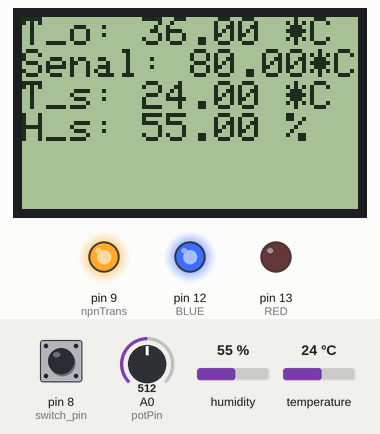
This sketch was run on a simulated Arduino Uno, built with avr-gcc and run on an emulated ATmega328P. Parts: 84×48 one-colour display, output pins drawn as LEDs (lit = HIGH). Inputs (shaded band) come from the test bench; at power-on: temperature 24 °C, A0 (potPin) = 512, pin 8 (switch_pin) LOW, humidity 55 %. What the sketch prints to the serial monitor is not drawn.

Above: at 2.9 s.
3.0 s: temperature set to 33 °C
At 5.4 s:
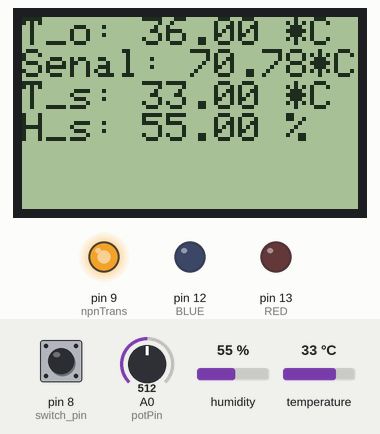
9.1 s: A0 (potPin) set to 490
At 13.9 s:
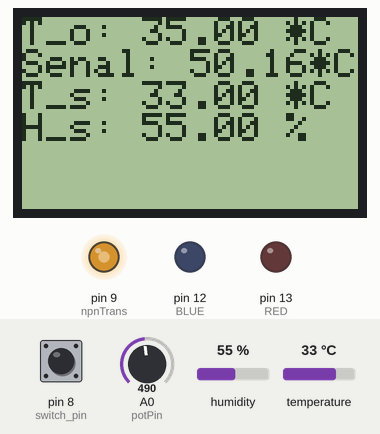
15.2 s: temperature set to 30.5 °C
At 16.9 s:
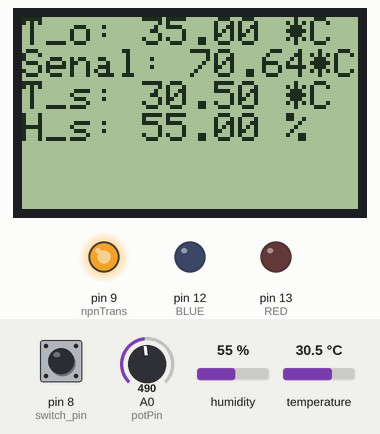
20.1 s: temperature set to 29.6 °C
At 21.2 s:
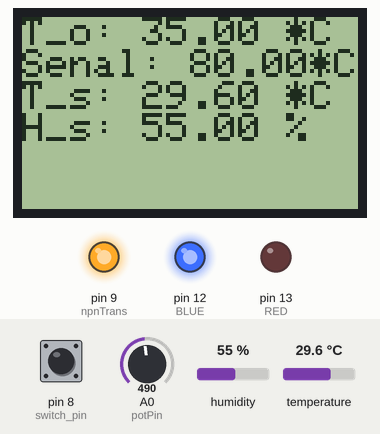
22.9 s: A0 (potPin) set to 306
At 28.2 s:
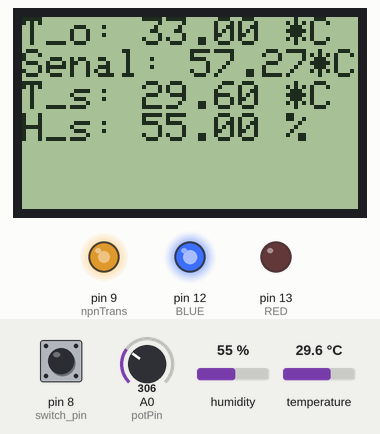
29.0 s: pin 8 (switch_pin) pulled HIGH for 2.4 s
At 31.3 s:
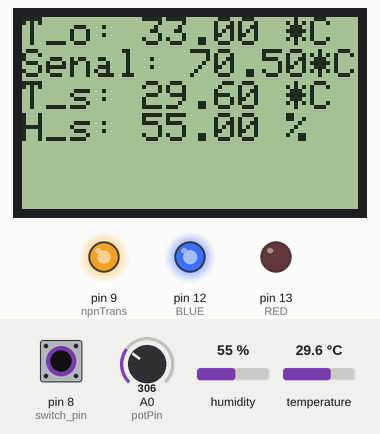
Timing chart, 0 to 36.7 s (numbered marks = the images above; inputs shaded):
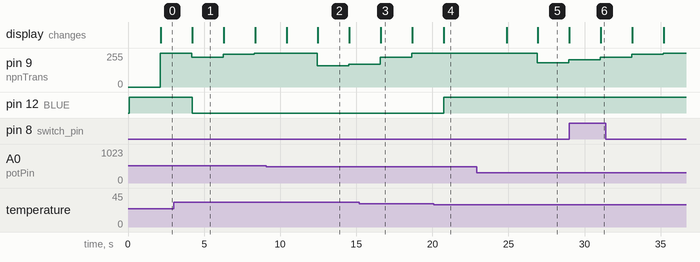

The sketch:

lab3.ino
```cpp
#include <PCD8544.h>
#include "ArduPID.h"
#include "DHT.h"
#define DHTPIN 8
#define DHTTYPE DHT22

PCD8544 lcd;
DHT dht(2, DHTTYPE);
int RED=13;
int BLUE=12;
float pot=0;
float pot1=0;
int potPin = A0;
int npnTrans = 9;
int switch_pin = 8;

ArduPID myController;
double input;
double output;

// Arbitrary setpoint and gains - adjust these as fit for your project:
double setpoint = 35;
double p = 10;
double i = 1;
double d = 0.5;

void setup() {
  lcd.begin(84, 48);
  dht.begin();
  Serial.begin(9600);
  pinMode(RED, OUTPUT);
  pinMode(BLUE, OUTPUT);
  pinMode(npnTrans, OUTPUT);
  pinMode(switch_pin, INPUT);

  myController.begin(&input, &output, &setpoint, p, i, d);
  myController.setOutputLimits(0, 255);
  myController.setBias(255.0 / 2.0);
  myController.setWindUpLimits(-5, 5); // Groth bounds for the integral term to prevent integral wind-up

  myController.start();
}
void loop() {
    lcd.clear();
    float hum = dht.readHumidity();
    float temp = dht.readTemperature();         //Reading the temperature in degrees
    float senal = 1;
    pot = analogRead(potPin)*12/1000 +30;
    pot1= (pot-30)/12*255;
    if (isnan(hum) || isnan(temp) || isnan(pot)) {      //Checking if the arduino have recieved the values or not
     lcd.println("Failed to read from DHT sensor!");
      Serial.println("Failed");

     return;
    }
  input=temp;
  if (setpoint != pot){
    setpoint=pot;
    myController.begin(&input, &output, &setpoint, p, i, d);
    myController.setOutputLimits(0, 255);
    myController.setBias(255.0 / 2.0);
    myController.setWindUpLimits(-5, 5); // Groth bounds for the integral term to prevent integral wind-up

    myController.start();
  }

  myController.compute();

  senal=output/255*80;
  analogWrite(npnTrans, output);
  lcd.setCursor(0, 0);
  lcd.print("T_o: ");
  lcd.print(pot);
  lcd.print(" *C");
  lcd.setCursor(0,1);
  lcd.print("Senal: ");
  lcd.print(senal);
  lcd.print("*C");
  lcd.setCursor(0, 2);
  lcd.print("T_s: ");
  lcd.print(temp);
  lcd.print(" *C ");
  lcd.setCursor(0,3);
  lcd.print("H_s: ");
  lcd.print(hum);
  lcd.print(" %\t");

  if(digitalRead(switch_pin) == HIGH){
    Serial.println(temp);
    Serial.println(hum);
  }
  if (temp<30){
    digitalWrite(RED, LOW);
    digitalWrite(BLUE, HIGH);
  }else if (temp>42){
    digitalWrite(RED, HIGH);
    digitalWrite(BLUE, LOW);
  }else {
    digitalWrite(RED, LOW);
    digitalWrite(BLUE, LOW);
  }


  delay(2000);
 }
```

Measured:
- the behaviour switches between 500 and 499 on A0 (potPin) (found by bisection; images 1 and 2)
- the behaviour switches between 30 and 29.9 °C on temperature (found by bisection; images 3 and 4)
- after the input at 3.0 s, pin 9 (npnTrans): 255/255 → 225/255 after 1.2 s, → 244/255 2.1 s later, → 255/255 2.1 s later; pin 12 (BLUE): HIGH → LOW after 1.2 s; the display: changes after 1.2 s (image 1)
- after the input at 9.1 s, pin 9 (npnTrans): 255/255 → 159/255 after 3.3 s, → 172/255 2.1 s later; the display: first changes after 1.3 s (image 2 shows a later state)
- after the input at 20.1 s, pin 12 (BLUE): LOW → HIGH after 0.64 s; the display: changes after 0.64 s (image 4)
- after the input at 22.9 s, pin 9 (npnTrans): 255/255 → 182/255 after 4.0 s, → 203/255 2.1 s later; the display: first changes after 2.0 s (image 5 shows a later state)
- what the display in image 1 shows lasts 2.1 s, from 4.2 s to 6.3 s
